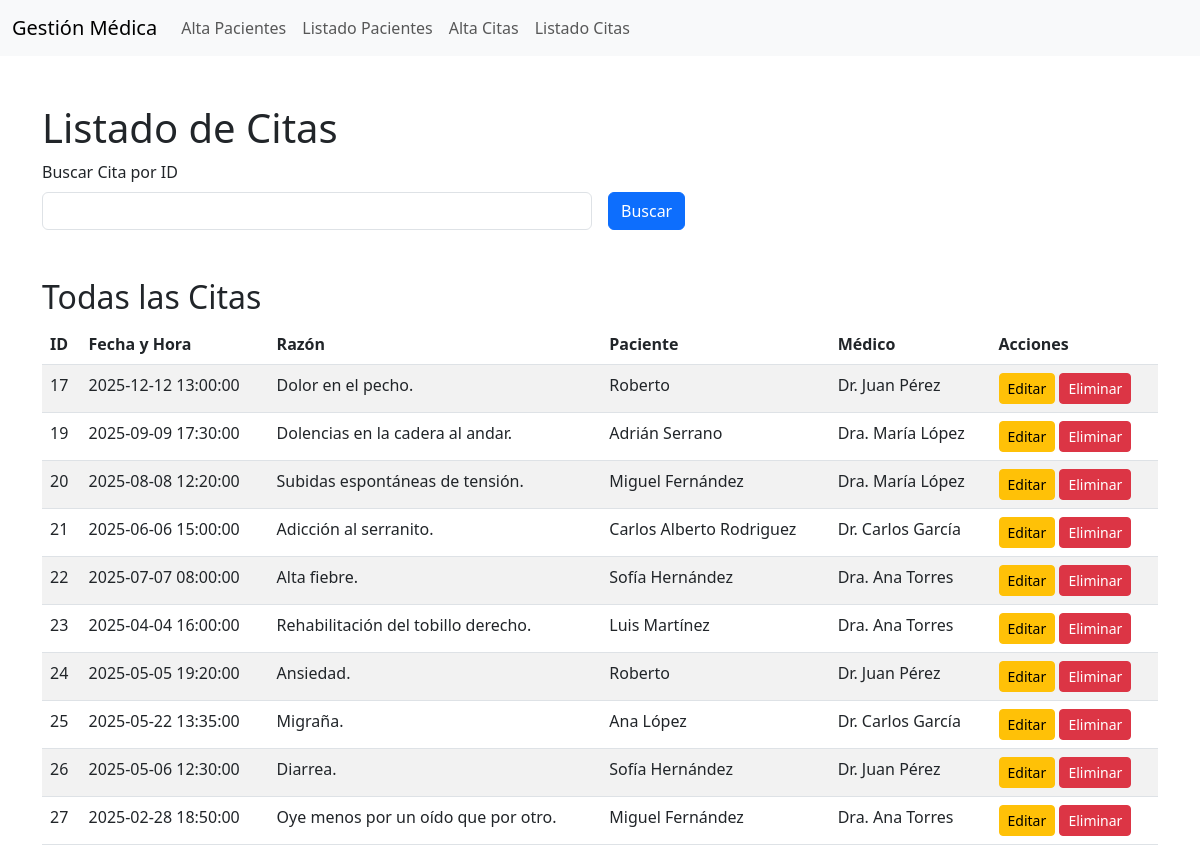
Page /listado_citas.php on the committed database.
### tables this page shows
CREATE TABLE `medical_appointments` (
  `appointment_id` int NOT NULL,
  `appointment_date` datetime NOT NULL,
  `appointment_reason` text NOT NULL,
  `appointment_diagnostic` text,
  `patient_id` int DEFAULT NULL,
  `doctor_name` varchar(255) NOT NULL
);

CREATE TABLE `patients` (
  `patient_id` int NOT NULL,
  `patient_name` varchar(100) NOT NULL,
  `patient_birthdate` date NOT NULL,
  `patient_history` text,
  `patient_phone` varchar(15) DEFAULT NULL,
  `patient_email` varchar(100) DEFAULT NULL
);

### listado_citas.php (the view, shortened to what this page needs)
<?php
include 'config.php';
$sql_listado = "SELECT a.appointment_id, a.appointment_date, a.appointment_reason, p.patient_name, a.doctor_name
                FROM medical_appointments a
                JOIN patients p ON a.patient_id = p.patient_id";
$result_listado = $conn->query($sql_listado);
?>
<!DOCTYPE html>
<html lang="es">
<head>
    <link rel="stylesheet" href="https://cdn.jsdelivr.net/npm/bootstrap@5.3.0/dist/css/bootstrap.min.css">
</head>
<body>
<div class="container mt-5">
    <h1>Listado de Citas</h1>
    <form method="POST" class="mb-4">
        <div class="row g-3">
            <div class="col-md-6">
                <label for="appointment_id" class="form-label">Buscar Cita por ID</label>
                <input type="number" class="form-control" id="appointment_id" name="appointment_id" required>
            </div>
            <div class="col-md-3 align-self-end">
                <button type="submit" name="buscar_cita" class="btn btn-primary">Buscar</button>
            </div>
        </div>
    </form>
    <h2 class="mt-5">Todas las Citas</h2>
    <table class="table table-striped">
        <thead>
            <tr>
                <th>ID</th>
                <th>Fecha y Hora</th>
                <th>Razón</th>
                <th>Paciente</th>
                <th>Médico</th>
                <th>Acciones</th>
            </tr>
        </thead>
        <tbody>
            <?php while ($row = $result_listado->fetch_assoc()): ?>
                <tr>
                    <td><?= htmlspecialchars($row['appointment_id']) ?></td>
                    <td><?= htmlspecialchars($row['appointment_date']) ?></td>
                    <td><?= htmlspecialchars($row['appointment_reason']) ?></td>
                    <td><?= htmlspecialchars($row['patient_name']) ?></td>
                    <td><?= htmlspecialchars($row['doctor_name']) ?></td>
                    <td>
                        <a href="editar_cita.php?id=<?= $row['appointment_id'] ?>" class="btn btn-warning btn-sm">Editar</a>
                        <a href="borrar_cita.php?id=<?= $row['appointment_id'] ?>"
                           class="btn btn-danger btn-sm"
                           onclick="return confirm('¿Está seguro de que desea eliminar esta cita?');">
                           Eliminar
                        </a>
                    </td>
                </tr>
            <?php endwhile; ?>
        </tbody>
    </table>
</div>
</body>
</html>

### rows in the picture
medical_appointments: appointment_id "17", appointment_date "2025-12-12 13:00:00", appointment_reason "Dolor en el pecho.", patient.patient_name "Roberto", doctor_name "Dr. Juan Pérez"
medical_appointments: appointment_id "19", appointment_date "2025-09-09 17:30:00", appointment_reason "Dolencias en la cadera al andar.", patient.patient_name "Adrián Serrano", doctor_name "Dra. María López"
medical_appointments: appointment_id "20", appointment_date "2025-08-08 12:20:00", appointment_reason "Subidas espontáneas de tensión.", patient.patient_name "Miguel Fernández", doctor_name "Dra. María López"
medical_appointments: appointment_id "21", appointment_date "2025-06-06 15:00:00", appointment_reason "Adicción al serranito.", patient.patient_name "Carlos Alberto Rodriguez", doctor_name "Dr. Carlos García"
medical_appointments: appointment_id "22", appointment_date "2025-07-07 08:00:00", appointment_reason "Alta fiebre.", patient.patient_name "Sofía Hernández", doctor_name "Dra. Ana Torres"
medical_appointments: appointment_id "23", appointment_date "2025-04-04 16:00:00", appointment_reason "Rehabilitación del tobillo derecho.", patient.patient_name "Luis Martínez", doctor_name "Dra. Ana Torres"
medical_appointments: appointment_id "24", appointment_date "2025-05-05 19:20:00", appointment_reason "Ansiedad.", patient.patient_name "Roberto", doctor_name "Dr. Juan Pérez"
medical_appointments: appointment_id "25", appointment_date "2025-05-22 13:35:00", appointment_reason "Migraña.", patient.patient_name "Ana López", doctor_name "Dr. Carlos García"
medical_appointments: appointment_id "26", appointment_date "2025-05-06 12:30:00", appointment_reason "Diarrea.", patient.patient_name "Sofía Hernández", doctor_name "Dr. Juan Pérez"
medical_appointments: appointment_id "27", appointment_date "2025-02-28 18:50:00", appointment_reason "Oye menos por un oído que por otro.", patient.patient_name "Miguel Fernández", doctor_name "Dra. Ana Torres"
